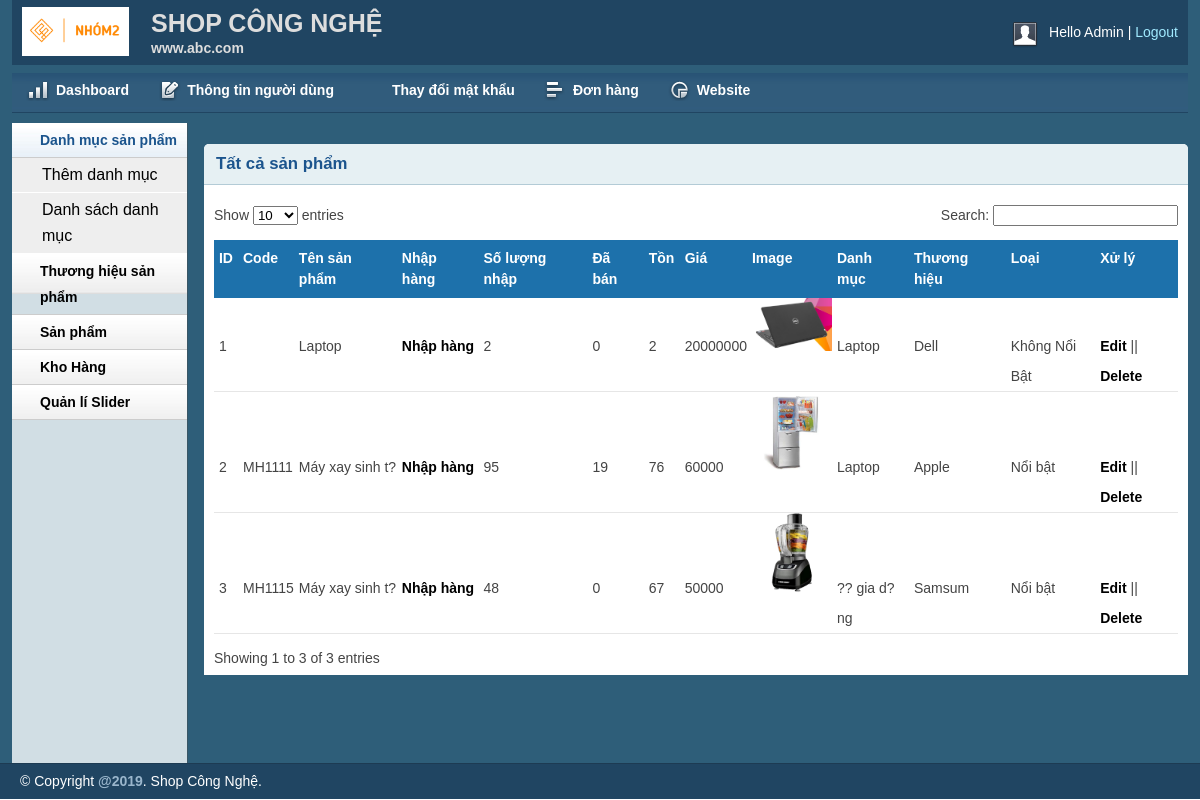
The page /admin/productlist.php (signed in) on the database its author committed.
### tables this page shows
CREATE TABLE `tbl_product` (
  `productId` int(11) NOT NULL,
  `productName` tinytext NOT NULL,
  `product_code` varchar(200) NOT NULL,
  `productQuantity` varchar(50) NOT NULL,
  `product_soldout` varchar(50) NOT NULL DEFAULT '0',
  `product_remain` varchar(50) NOT NULL,
  `catId` int(11) NOT NULL,
  `brandId` int(11) NOT NULL,
  `product_desc` text NOT NULL,
  `type` int(11) NOT NULL,
  `price` varchar(255) NOT NULL,
  `image` varchar(255) NOT NULL
);

CREATE TABLE `tbl_category` (
  `catId` int(11) NOT NULL,
  `catName` varchar(255) NOT NULL
);

CREATE TABLE `tbl_brand` (
  `brandId` int(11) NOT NULL,
  `brandName` varchar(255) NOT NULL
);

### lib/database.php (called while the page is built, shortened)
<?php
Class Database extends PDO{
   public $host   = DB_HOST;
   public $user   = DB_USER;
   public $pass   = DB_PASS;
   public $dbname = DB_NAME;
   public $link;
private function connectDB(){
   $this->link = new mysqli($this->host, $this->user, $this->pass,
    $this->dbname);
 }
public function select($query){
  $result = $this->link->query($query) or
   die($this->link->error.__LINE__);
  if($result->num_rows > 0){
    return $result;
  } else {
    return false;
  }
 }
}

### classes/product.php (called while the page is built, shortened)
<?php
	$filepath = realpath(dirname(__FILE__));
	include_once ($filepath.'/../lib/database.php');
?>
<?php
	class product
	{
		private $db;
		public function __construct()
		{
			$this->db = new Database();
		}
		public function show_product()
		{
			$query =
			"SELECT tbl_product.*, tbl_category.catName, tbl_brand.brandName
			 FROM tbl_product INNER JOIN tbl_category ON tbl_product.catId = tbl_category.catId
								INNER JOIN tbl_brand ON tbl_product.brandId = tbl_brand.brandId
			 order by tbl_product.productId desc ";
			$result = $this->db->select($query);
			return $result;
		}
	}
 ?>

### admin/productlist.php (the view, shortened to what this page needs)
<?php include 'inc/header.php';?>
<?php include 'inc/sidebar.php';?>
<?php include '../classes/cart.php';  ?>
<?php include '../classes/product.php';  ?>
<?php
	$pd = new product();
 ?>
<div class="grid_10">
    <div class="box round first grid">
        <h2>Tất cả sản phẩm</h2>
        <div class="block">
            <table class="data display datatable" id="example">
			<thead>
				<tr>
					<th>ID</th>
					<th>Code</th>
					<th>Tên sản phẩm</th>
					<th>Nhập hàng</th>
					<th>Số lượng nhập</th>
					<th>Đã bán</th>
					<th>Tồn</th>
					<th>Giá</th>
					<th>Image</th>
					<th>Danh mục</th>
					<th>Thương hiệu</th>
					<th>Loại</th>
					<th>Xử lý</th>
				</tr>
			</thead>
			<tbody>
				<?php
				$pdlist = $pd->show_product();
				$i = 0;
					if($pdlist){
							while ($result = $pdlist->fetch_assoc()){
								$i++;
				 ?>
				<tr class="odd gradeX">
					<td><?php echo $i ?></td>
					<td><?php echo $result['product_code'] ?></td>
					<td><?php echo $result['productName'] ?></td>
					<td><a href="productmorequantity.php?productid=<?php echo $result['productId'] ?>">Nhập hàng</a></td>
					<td>
						<?php echo $result['productQuantity'] ?>
					</td>
					<td>
						<?php echo $result['product_soldout'] ?>
					</td>
					<td>
						<?php echo $result['product_remain'] ?>
					</td>
					<td><?php echo $result['price'] ?></td>
					<td><img src="uploads/<?php echo $result['image'] ?>" width="80"></td>
					<td><?php echo $result['catName'] ?></td>
					<td><?php echo $result['brandName'] ?></td>
					<td><?php
						if($result['type']==0){
							echo 'Nổi bật';
						}else{
							echo 'Không Nổi Bật';
						}
					?></td>
					<td><a href="productedit.php?productid=<?php echo $result['productId'] ?>">Edit</a> || <a href="?productid=<?php echo $result['productId'] ?>">Delete</a></td>
				</tr>
				<?php
					}
				}
				?>
			</tbody>
		</table>
       </div>
    </div>
</div>
<?php include 'inc/footer.php';?>

### admin/css/layout.css (style rules this page uses)
body { background: #fff none repeat scroll 0 0; color: #444; font-size: 14px; padding: 0; }
a { color: #000; font-weight:bold; text-decoration: none; }
h1, h2, h3, h4, h5, h6 { line-height:1.2em; margin-bottom:.3em; }
h2 { margin-top:1em; }
.box { background:#fff; margin-bottom:20px; padding:10px 10px 10px 10px; margin-left:-8px; }
.box.grid { padding-bottom:40px; }
.box.round { -moz-border-radius: 5px 5px 0px 0px; -webkit-border-radius: 5px 5px 0px 0px; border-radius: 5px 5px 0px 0px; }
.box h2 { font-size:1.2em; font-weight:bold; color:#1B548D; background:#E6F0F3; margin:-10px -10px 0 -10px; padding:10px 12px; border-bottom:1px solid #B3CBD6; -moz-border-radius: 5px 5px 0px 0px; -webkit-border-radius: 5px 5px 0px 0px; border-radius: 5px 5px 0px 0px; }
.box.first { min-height: 406px; }
.block { padding-top:20px; }
.block { padding-bottom:1px; }
table.display { margin: 0 auto; clear: both; width: 100%; }
table#example th { background: #1d71ab !important; }
.sorting_asc { background: #cf4a45 url(../img/table/sort_asc.png) no-repeat center right; padding:8px 5px; text-align:left; color:#fff; }
.sorting { background:#8f8f8f url(../img/table/sort_both.png) no-repeat center right; padding:8px 5px; text-align:left; color:#fff; }
tr.odd { height: 30px; line-height: 30px; border-bottom:1px solid #e6e6e6; }
tr.even { height: 30px; line-height: 30px; border-bottom:1px solid #e6e6e6; }
tr.odd td, tr.even td { padding-left:5px; }

### rows shown on the page
tbl_product: productName "Laptop", productQuantity "2", product_soldout "0", product_remain "2", price "20000000", image (picture), catId.catName "Laptop", brandId.brandName "Dell", type "Không Nổi Bật"
tbl_product: product_code "MH1111", productName "Máy xay sinh t?", productQuantity "95", product_soldout "19", product_remain "76", price "60000", image (picture), catId.catName "Laptop", brandId.brandName "Apple", type "Nổi bật"
tbl_product: product_code "MH1115", productName "Máy xay sinh t?", productQuantity "48", product_soldout "0", product_remain "67", price "50000", image (picture), catId.catName "?? gia d?ng", brandId.brandName "Samsum", type "Nổi bật"
